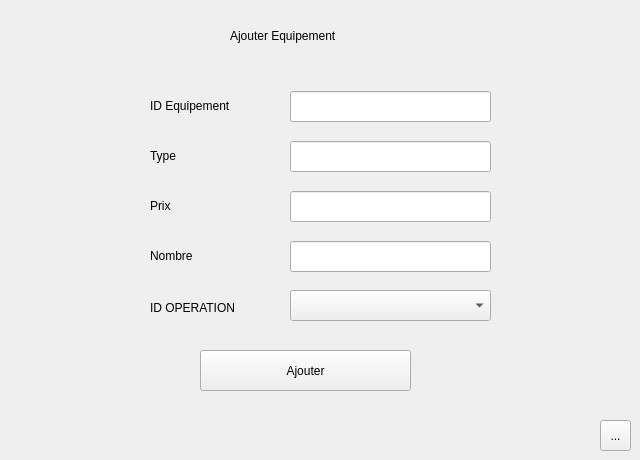
      <widget class="QWidget" name="stackedWidgetPage1_3">
       <widget class="QLabel" name="label_45">
        <property name="geometry">
         <rect>
          <x>150</x>
          <y>90</y>
          <width>151</width>
          <height>31</height>
         </rect>
        </property>
        <property name="text">
         <string>ID Equipement</string>
        </property>
       </widget>
       <widget class="QLabel" name="label_46">
        <property name="geometry">
         <rect>
          <x>150</x>
          <y>140</y>
          <width>161</width>
          <height>31</height>
         </rect>
        </property>
        <property name="text">
         <string>Type </string>
        </property>
       </widget>
       <widget class="QLabel" name="label_47">
        <property name="geometry">
         <rect>
          <x>150</x>
          <y>190</y>
          <width>131</width>
          <height>31</height>
         </rect>
        </property>
        <property name="text">
         <string>Prix</string>
        </property>
       </widget>
       <widget class="QLabel" name="label_48">
        <property name="geometry">
         <rect>
          <x>150</x>
          <y>240</y>
          <width>151</width>
          <height>31</height>
         </rect>
        </property>
        <property name="text">
         <string>Nombre</string>
        </property>
       </widget>
       <widget class="QLineEdit" name="lineEdit_id_equipement">
        <property name="geometry">
         <rect>
          <x>290</x>
          <y>91</y>
          <width>201</width>
          <height>31</height>
         </rect>
        </property>
       </widget>
       <widget class="QLineEdit" name="lineEdit_type_equipement">
        <property name="geometry">
         <rect>
          <x>290</x>
          <y>141</y>
          <width>201</width>
          <height>31</height>
         </rect>
        </property>
       </widget>
       <widget class="QLineEdit" name="lineEdit_prix">
        <property name="geometry">
         <rect>
          <x>290</x>
          <y>191</y>
          <width>201</width>
          <height>31</height>
         </rect>
        </property>
       </widget>
       <widget class="QLineEdit" name="lineEdit_nombre">
        <property name="geometry">
         <rect>
          <x>290</x>
          <y>241</y>
          <width>201</width>
          <height>31</height>
         </rect>
        </property>
       </widget>
       <widget class="QPushButton" name="ajouter_equipement">
        <property name="geometry">
         <rect>
          <x>200</x>
          <y>350</y>
          <width>211</width>
          <height>41</height>
         </rect>
        </property>
        <property name="text">
         <string>Ajouter</string>
        </property>
       </widget>
       <widget class="QLabel" name="label_49">
        <property name="geometry">
         <rect>
          <x>230</x>
          <y>20</y>
          <width>181</width>
          <height>31</height>
         </rect>
        </property>
        <property name="text">
         <string>Ajouter Equipement</string>
        </property>
       </widget>
       <widget class="QToolButton" name="return_18">
        <property name="geometry">
         <rect>
          <x>600</x>
          <y>420</y>
          <width>31</width>
          <height>31</height>
         </rect>
        </property>
        <property name="text">
         <string>...</string>
        </property>
        <property name="icon">
         <iconset>
          <normaloff>../../Downloads/seta-small-direita-branca-300x258.png</normaloff>../../Downloads/seta-small-direita-branca-300x258.png</iconset>
        </property>
        <property name="iconSize">
         <size>
          <width>27</width>
          <height>27</height>
         </size>
        </property>
       </widget>
       <widget class="QComboBox" name="id_operationajout">
        <property name="geometry">
         <rect>
          <x>290</x>
          <y>290</y>
          <width>201</width>
          <height>31</height>
         </rect>
        </property>
       </widget>
       <widget class="QLabel" name="label_50">
        <property name="geometry">
         <rect>
          <x>150</x>
          <y>300</y>
          <width>121</width>
          <height>16</height>
         </rect>
        </property>
        <property name="text">
         <string>ID OPERATION</string>
        </property>
       </widget>
      </widget>
